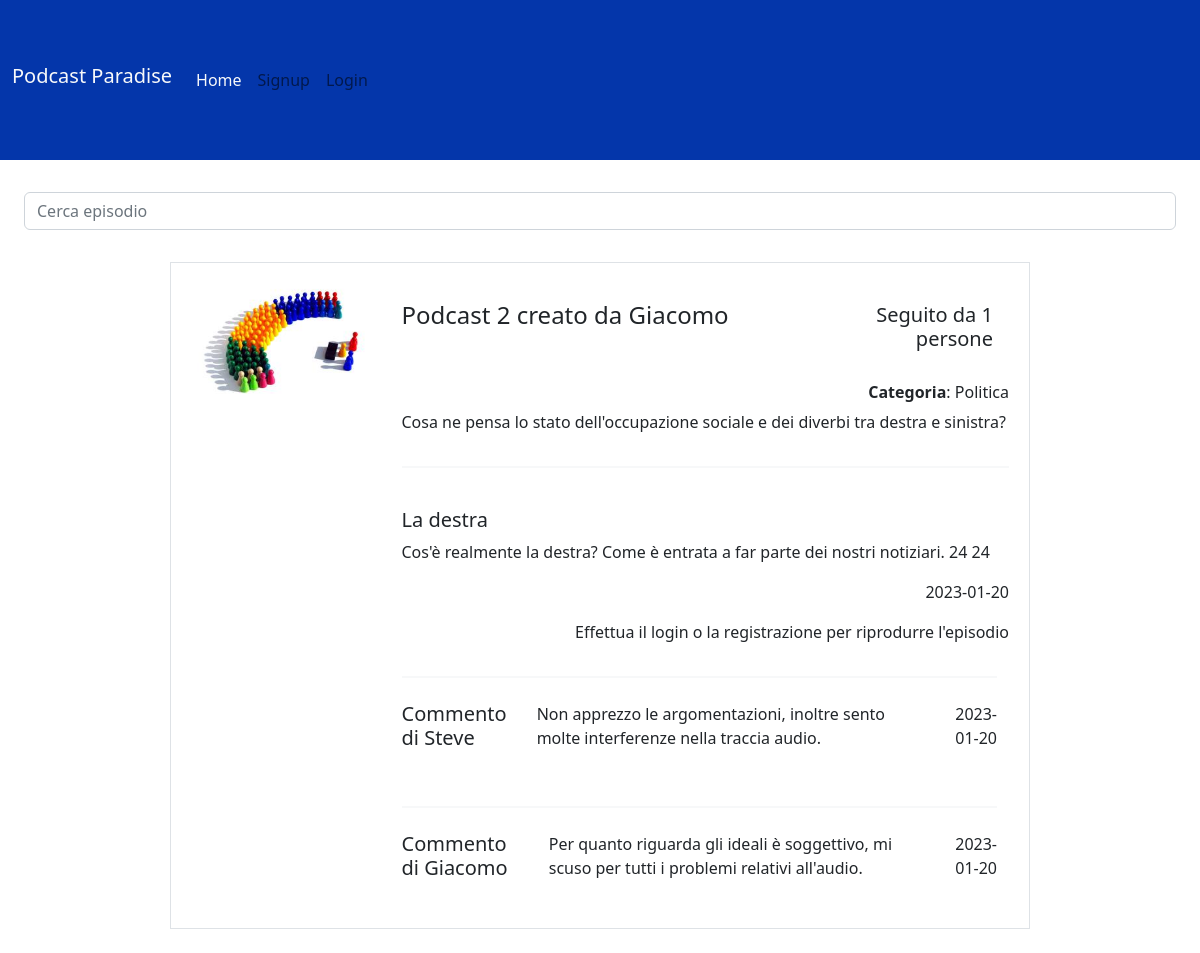
The page /podcasts/24 on the database its author committed.
### tables this page shows
CREATE TABLE "PODCAST" (
	"id_podcast"	INTEGER NOT NULL,
	"id_creatore"	INTEGER,
	"titolo"	TEXT,
	"descrizione"	TEXT,
	"categoria"	TEXT,
	"immagine"	TEXT,
	FOREIGN KEY("id_creatore") REFERENCES "UTENTI"("id_utente"),
	PRIMARY KEY("id_podcast" AUTOINCREMENT)
);

CREATE TABLE "UTENTI" (
	"id_utente"	INTEGER NOT NULL,
	"email"	TEXT,
	"password"	TEXT,
	"nome"	TEXT,
	"tipo"	INTEGER,
	PRIMARY KEY("id_utente" AUTOINCREMENT)
);

CREATE TABLE "EPISODI" (
	"id_episodio"	INTEGER,
	"id_podcast"	INTEGER,
	"file_audio"	TEXT,
	"titolo"	TEXT,
	"descrizione"	TEXT,
	"data"	TEXT,
	FOREIGN KEY("id_podcast") REFERENCES "PODCAST"("id_podcast") ON DELETE CASCADE,
	PRIMARY KEY("id_episodio" AUTOINCREMENT)
);

CREATE TABLE "COMMENTI" (
	"id_commento"	INTEGER NOT NULL,
	"id_utente"	INTEGER,
	"id_episodio"	INTEGER,
	"nome"	TEXT,
	"testo"	TEXT,
	"data"	TEXT,
	FOREIGN KEY("id_utente") REFERENCES "UTENTI" ON DELETE CASCADE,
	FOREIGN KEY("id_episodio") REFERENCES "EPISODI"("id_episodio") ON DELETE CASCADE,
	PRIMARY KEY("id_commento" AUTOINCREMENT)
);

### app.py (the view)
@app.route('/podcasts/<int:id>')
def podcast(id):
    podcast = dao.get_podcast(id)
    episodes = dao.get_episodes(id)
    follows = dao.num_follows(id)
    creator = dao.get_name_creator(podcast['id_creatore'])
    comments = []
    episodio = [dict(episode) for episode in episodes]
    for i in range(len(episodio)):
        ep_comments = dao.get_comments(episodio[i]['id_episodio'])
        for ep_comment in ep_comments:
            comments.append(ep_comment)
    return render_template('podcast.html', podcast = podcast, episodes = episodes, follows = follows, creator = creator[0], comments = comments)

### dao.py (called while the page is built)
def get_podcast(id_podcast):
    conn = sqlite3.connect('db/podcast_site.db')
    conn.row_factory = sqlite3.Row
    cursor = conn.cursor()
    sql = 'SELECT PODCAST.id_podcast, PODCAST.id_creatore, PODCAST.titolo, PODCAST.descrizione, PODCAST.categoria, PODCAST.immagine FROM PODCAST WHERE id_podcast = ?'
    cursor.execute(sql, (id_podcast,))
    podcast = cursor.fetchone()
    cursor.close()
    conn.close()
    return podcast

def get_name_creator(id_utente):
    conn = sqlite3.connect('db/podcast_site.db')
    conn.row_factory = sqlite3.Row
    cursor = conn.cursor()
    sql = 'SELECT UTENTI.nome FROM UTENTI WHERE UTENTI.id_utente = ?'
    cursor.execute(sql, (id_utente,))
    nome = cursor.fetchone()
    cursor.close()
    conn.close()
    return nome

def get_episodes(id_podcast):
    conn = sqlite3.connect('db/podcast_site.db')
    conn.row_factory = sqlite3.Row
    cursor = conn.cursor()
    sql = 'SELECT EPISODI.id_episodio, EPISODI.id_podcast, EPISODI.file_audio, EPISODI.titolo, EPISODI.descrizione, EPISODI.data FROM EPISODI  WHERE EPISODI.id_podcast = ?'
    cursor.execute(sql, (id_podcast,))
    episodes = cursor.fetchall()
    cursor.close()
    conn.close()
    return episodes

def num_follows(id_podcast):
    conn = sqlite3.connect('db/podcast_site.db')
    conn.row_factory = sqlite3.Row
    cursor = conn.cursor()
    sql = 'SELECT COUNT(FOLLOW.id_utente) FROM FOLLOW WHERE FOLLOW.id_podcast = ?'
    cursor.execute(sql, (id_podcast, ))
    num = cursor.fetchone()
    cursor.close()
    conn.close()
    return num[0]

def get_comments(id):
    conn = sqlite3.connect('db/podcast_site.db')
    conn.row_factory = sqlite3.Row
    cursor = conn.cursor()
    sql = 'SELECT * FROM COMMENTI WHERE COMMENTI.id_episodio=?'
    cursor.execute(sql, (id, ))
    comments = cursor.fetchall()
    cursor.close()
    conn.close()
    return comments

### templates/podcast.html (shortened to what this page needs)
{% extends "base.html" %}
{% block content %}
<nav class="navbar bg-body-tertiary">
  <div class="container-fluid d-flex">
    <div class="container-fluid">
      <input id="searchbarEp" class="form-control me-2" type="search" placeholder="Cerca episodio" aria-label="Search">
    </div>
  </div>
</nav>
<main class="col-lg-9 col-md-12">
  <article class="row border p-2 mx-2 my-4">
    <div class="col-lg-3 col-md-6 col-sm-12 px-0">
      <img class="w-100 p-2 ursimg" src="{{ url_for('static', filename=podcast.immagine) }}" alt="...">
    </div>
    <div class="col-lg-9 col-md-6 col-sm-12 content">
      <section class="d-flex align-items-center mt-2 mb-4">
        <h4 class="w-100">{{podcast.titolo}} creato da {{ creator |e }}</h4>
        <h5 class="flex-grow-1 text-end me-3"><br>Seguito da {{ follows }} persone</h5>
      </section>
      <h6 class="text-end"><b>Categoria</b>: {{podcast.categoria |e }}</h6>
      <p class="descr">{{ podcast.descrizione |e }}</p>
      <ul class="nav nav-pills flex-column" id="lista_episodi_podcast">
        {% for episode in episodes %}
        <hr class="border">
        <li class="nav-item episodio">
          <h5 class="titoloEp"><br>{{episode.titolo |e}}</h5>
          <p class="descrEp">{{episode.descrizione}} {{episode.id_podcast}} {{episode.id_episodio}}</p>
          <div class="flex-grow-1 text-end">
            <p>{{ episode.data |e }}</p>
          </div>
          {% if current_user.is_authenticated %}
          <div class="player">
            <p>Premi il pulsante play per riprodurre l'episodio</p>
            <audio controls src="{{url_for('static', filename=episode.file_audio)}}" type="audio/x-m4a">
              Il tuo browser non supporta il file audio.
            </audio>
          </div>
          {% else %}
          <div class="flex-grow-1 text-end">
            <p>Effettua il login o la registrazione per riprodurre l'episodio</p>
          </div>
          {% endif %}
          <ul class="nav flex-column container-md comments">
            {% for comment in comments %}
            {% if comment.id_episodio == episode.id_episodio%}
            <hr class="border">
            <div class="col-lg-12 col-md-9 col-sm-12">
              <section class="d-flex align-items-top mt-2 mb-4">
                <div>
                <h5 class="username">Commento di {{ comment.nome |e }}</h5>
                </div>
                <div class="flex-grow-1 text-start px-4">
                  <p>{{ comment.testo |e }}</p>
                </div>
                <div class="flex-grow-1 text-end">
                  <p>{{ comment.data |e }}</p>
                </div>
              </section>
            </div>
            {% endif %}
            {% endfor %}
          </ul>
        </li>
        {% endfor %}
      </ul>
    </div>
  </article>
</main>
{% endblock %}

### static/style.css (style rules this page uses)
.username { font-weight: 100; }
.content > section { width: 100%; }

### rows shown on the page
PODCAST: immagine (picture), titolo "Podcast 2", categoria "Politica", descrizione "Cosa ne pensa lo stato dell'occupazione sociale e dei diverbi tra destra e sinistra?"
UTENTI: nome "Giacomo"
EPISODI: titolo "La destra", descrizione "Cos'è realmente la destra? Come è entrata a far parte dei nostri notiziari.", id_podcast "24", id_episodio "24", data "2023-01-20"
COMMENTI: nome "Steve", testo "Non apprezzo le argomentazioni, inoltre sento molte interferenze nella traccia audio.", data "2023-01-20"
COMMENTI: nome "Giacomo", testo "Per quanto riguarda gli ideali è soggettivo, mi scuso per tutti i problemi relativi all'audio.", data "2023-01-20"

### other values the page prints
{{ follows }} "1"
